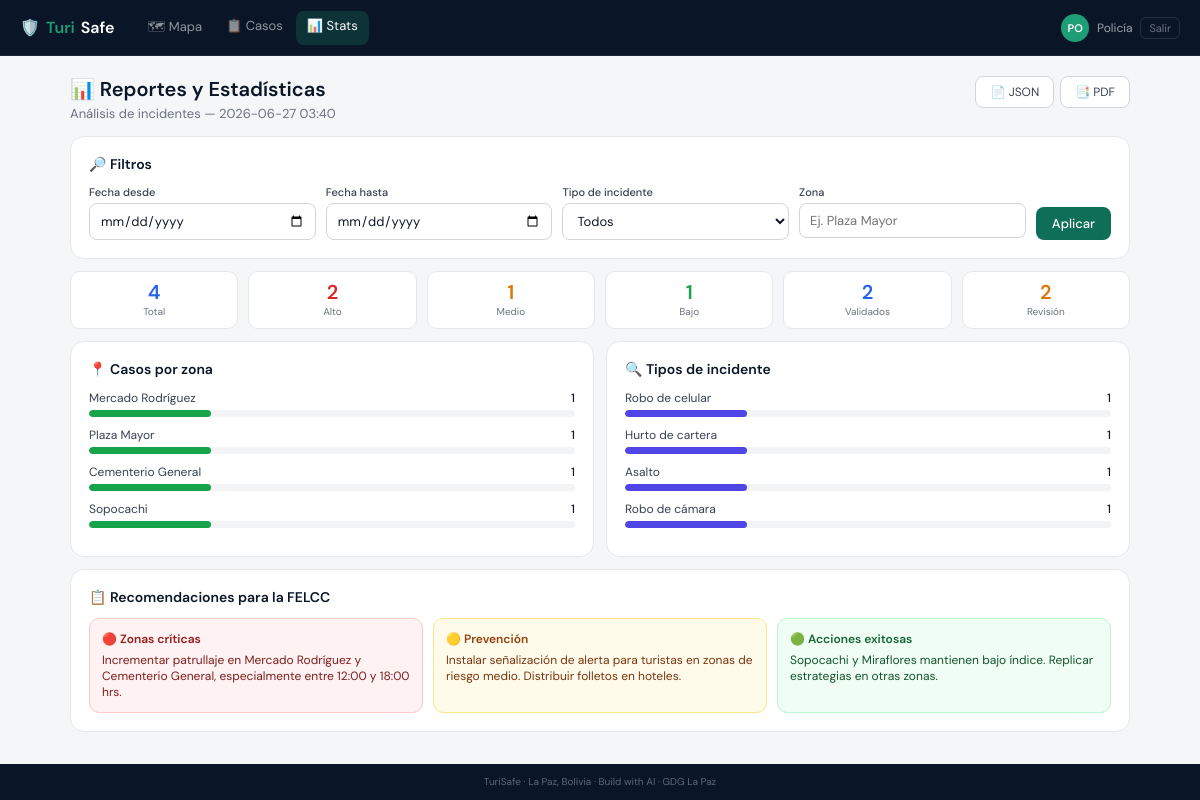
Screenshot of /estadisticas (signed in) with the database file from the repository.
### tables this page shows
CREATE TABLE casos (
            id           INTEGER PRIMARY KEY AUTOINCREMENT,
            tipo         TEXT    NOT NULL,
            zona         TEXT    NOT NULL,
            lat          REAL    NOT NULL DEFAULT -16.5,
            lng          REAL    NOT NULL DEFAULT -68.15,
            descripcion  TEXT,
            fecha        TEXT    NOT NULL,
            hora         TEXT,
            nivel_riesgo TEXT    NOT NULL DEFAULT 'medio',
            nacionalidad TEXT,
            estado       TEXT    NOT NULL DEFAULT 'revision',
            reportado_por INTEGER REFERENCES usuarios(id)
        );

### app.py (the view)
@app.route("/estadisticas", methods=["GET","POST"])
def estadisticas():
    if "usuario" not in session:
        return redirect(url_for("login"))
    if session["usuario"]["rol"] == "turista":
        return redirect(url_for("mapa"))
    filtros = {
        "fecha_desde": request.values.get("fecha_desde","").strip(),
        "fecha_hasta": request.values.get("fecha_hasta","").strip(),
        "tipo":        request.values.get("tipo","").strip(),
        "zona":        request.values.get("zona","").strip(),
    }
    error = None
    no_data_message = None
    conn = get_db()
    try:
        if filtros["fecha_desde"] and filtros["fecha_hasta"] and filtros["fecha_desde"] > filtros["fecha_hasta"]:
            raise ValueError("El rango de fechas es incorrecto.")
        casos = filter_casos_db(conn, filtros)
    except ValueError as e:
        error = str(e)
        casos = rows_to_list(conn.execute("SELECT * FROM casos").fetchall())
    stats = {
        "total":       len(casos),
        "alto":        sum(1 for c in casos if c["nivel_riesgo"] == "alto"),
        "medio":       sum(1 for c in casos if c["nivel_riesgo"] == "medio"),
        "bajo":        sum(1 for c in casos if c["nivel_riesgo"] == "bajo"),
        "validados":   sum(1 for c in casos if c["estado"] == "validado"),
        "en_revision": sum(1 for c in casos if c["estado"] == "revision"),
    }
    por_zona = {}
    for c in casos:
        por_zona[c["zona"]] = por_zona.get(c["zona"], 0) + 1
    por_zona = sorted(por_zona.items(), key=lambda x: x[1], reverse=True)
    por_tipo = {}
    for c in casos:
        por_tipo[c["tipo"]] = por_tipo.get(c["tipo"], 0) + 1
    por_tipo = sorted(por_tipo.items(), key=lambda x: x[1], reverse=True)
    conn.close()
    if not error and len(casos) == 0 and any(filtros.values()):
        no_data_message = "No existen datos para los criterios seleccionados."
    return render_template("estadisticas.html",
        stats=stats, por_zona=por_zona, por_tipo=por_tipo,
        user=session["usuario"], filtros=filtros,
        error=error, no_data_message=no_data_message,
        now=datetime.now().strftime("%Y-%m-%d %H:%M"))

### app.py (called while the page is built)
def get_db():
    os.makedirs("data", exist_ok=True)
    conn = sqlite3.connect(DB_FILE)
    conn.row_factory = sqlite3.Row
    return conn

def rows_to_list(rows):
    return [dict(r) for r in rows]

def filter_casos_db(conn, filtros):
    query  = "SELECT * FROM casos WHERE 1=1"
    params = []
    if filtros.get("fecha_desde"):
        query += " AND fecha >= ?"; params.append(filtros["fecha_desde"])
    if filtros.get("fecha_hasta"):
        query += " AND fecha <= ?"; params.append(filtros["fecha_hasta"])
    if filtros.get("tipo"):
        query += " AND tipo = ?";   params.append(filtros["tipo"])
    if filtros.get("zona"):
        query += " AND zona LIKE ?"; params.append(f"%{filtros['zona']}%")
    return rows_to_list(conn.execute(query, params).fetchall())

### templates/estadisticas.html (shortened to what this page needs)
{% extends "base.html" %}
{% set active = 'estadisticas' %}
{% block content %}
<div class="est-header">
  <div class="page-header" style="margin:0">
    <h1>📊 Reportes y Estadísticas</h1>
    <p>Análisis de incidentes — {{ now if now else "Mayo 2026" }}</p>
  </div>
  <div class="est-btns">
    <a href="{{ url_for('exportar', formato='json', fecha_desde=filtros.fecha_desde, fecha_hasta=filtros.fecha_hasta, tipo=filtros.tipo, zona=filtros.zona) }}" class="btn-secondary" target="_blank">📄 JSON</a>
    <a href="{{ url_for('exportar', formato='pdf', fecha_desde=filtros.fecha_desde, fecha_hasta=filtros.fecha_hasta, tipo=filtros.tipo, zona=filtros.zona) }}" class="btn-secondary">📑 PDF</a>
  </div>
</div>
<div class="card">
  <h2>🔎 Filtros</h2>
  <form method="get" action="/estadisticas" class="filtros-form">
    <div class="form-group" style="margin:0">
      <label>Fecha desde</label>
      <input type="date" name="fecha_desde" value="{{ filtros.fecha_desde }}">
    </div>
    <div class="form-group" style="margin:0">
      <label>Fecha hasta</label>
      <input type="date" name="fecha_hasta" value="{{ filtros.fecha_hasta }}">
    </div>
    <div class="form-group" style="margin:0">
      <label>Tipo de incidente</label>
      <select name="tipo">
        <option value="">Todos</option>
      </select>
    </div>
    <div class="form-group" style="margin:0">
      <label>Zona</label>
      <input type="text" name="zona" value="{{ filtros.zona }}" placeholder="Ej. Plaza Mayor">
    </div>
    <button type="submit" class="btn-primary" style="align-self:end;white-space:nowrap">Aplicar</button>
  </form>
</div>
<div class="stats-grid">
  <div class="stat blue"><div class="num">{{ stats.total }}</div><div class="lbl">Total</div></div>
  <div class="stat red"><div class="num">{{ stats.alto }}</div><div class="lbl">Alto</div></div>
  <div class="stat amber"><div class="num">{{ stats.medio }}</div><div class="lbl">Medio</div></div>
  <div class="stat green"><div class="num">{{ stats.bajo }}</div><div class="lbl">Bajo</div></div>
  <div class="stat blue"><div class="num">{{ stats.validados }}</div><div class="lbl">Validados</div></div>
  <div class="stat amber"><div class="num">{{ stats.en_revision }}</div><div class="lbl">Revisión</div></div>
</div>
<div class="charts-grid">
  <div class="card" style="margin:0">
    <h2>📍 Casos por zona</h2>
    {% for zona, cantidad in por_zona %}
    {% set pct = (cantidad / stats.total * 100)|int if stats.total > 0 else 0 %}
    <div style="margin-bottom:10px">
      <div style="display:flex;justify-content:space-between;font-size:12px;margin-bottom:4px">
        <span style="color:#374151">{{ zona }}</span>
        <span style="font-weight:500;color:#111827">{{ cantidad }}</span>
      </div>
      <div style="background:#f3f4f6;border-radius:4px;height:7px;overflow:hidden">
        <div style="width:{{ pct }}%;height:100%;background:{% if pct > 50 %}#dc2626{% elif pct > 25 %}#d97706{% else %}#16a34a{% endif %};border-radius:4px"></div>
      </div>
    </div>
    {% endfor %}
  </div>
  <div class="card" style="margin:0">
    <h2>🔍 Tipos de incidente</h2>
    {% for tipo, cantidad in por_tipo %}
    {% set pct = (cantidad / stats.total * 100)|int if stats.total > 0 else 0 %}
    <div style="margin-bottom:10px">
      <div style="display:flex;justify-content:space-between;font-size:12px;margin-bottom:4px">
        <span style="color:#374151">{{ tipo }}</span>
        <span style="font-weight:500;color:#111827">{{ cantidad }}</span>
      </div>
      <div style="background:#f3f4f6;border-radius:4px;height:7px;overflow:hidden">
        <div style="width:{{ pct }}%;height:100%;background:#4f46e5;border-radius:4px"></div>
      </div>
    </div>
    {% endfor %}
  </div>
</div>
<div class="card" style="margin-top:12px">
  <h2>📋 Recomendaciones para la FELCC</h2>
  <div class="recom-grid">
    <div class="recom-item" style="background:#fef2f2;border-color:#fecaca">
      <div style="font-weight:600;color:#991b1b;margin-bottom:5px">🔴 Zonas críticas</div>
      <div style="color:#7f1d1d">Incrementar patrullaje en Mercado Rodríguez y Cementerio General, especialmente entre 12:00 y 18:00 hrs.</div>
    </div>
    <div class="recom-item" style="background:#fffbeb;border-color:#fde68a">
      <div style="font-weight:600;color:#92400e;margin-bottom:5px">🟡 Prevención</div>
      <div style="color:#78350f">Instalar señalización de alerta para turistas en zonas de riesgo medio. Distribuir folletos en hoteles.</div>
    </div>
    <div class="recom-item" style="background:#f0fdf4;border-color:#bbf7d0">
      <div style="font-weight:600;color:#166534;margin-bottom:5px">🟢 Acciones exitosas</div>
      <div style="color:#14532d">Sopocachi y Miraflores mantienen bajo índice. Replicar estrategias en otras zonas.</div>
    </div>
  </div>
</div>
{% endblock %}

### templates/base.html (style rules this page uses)
* { box-sizing:border-box;margin:0;padding:0 }
body { font-family:'DM Sans',sans-serif;background:#f4f6f8;min-height:100vh;display:flex;flex-direction:column }
.page-header { margin-bottom:14px }
.page-header h1 { font-size:17px;font-weight:600;color:#0a1628;margin-bottom:3px }
.page-header p { font-size:12px;color:#6b7280 }
.card { background:#fff;border:1px solid #e5e7eb;border-radius:12px;padding:14px;margin-bottom:12px }
.card h2 { font-size:14px;font-weight:600;color:#0a1628;margin-bottom:12px;display:flex;align-items:center;gap:8px }
.stats-grid { display:grid;grid-template-columns:repeat(3,1fr);gap:8px;margin-bottom:12px }
.stat { background:#fff;border:1px solid #e5e7eb;border-radius:10px;padding:10px 6px;text-align:center }
.stat .num { font-size:20px;font-weight:600;line-height:1 }
.stat .lbl { font-size:10px;color:#6b7280;margin-top:3px }
.stat.red .num { color:#dc2626 }
.stat.amber .num { color:#d97706 }
.stat.green .num { color:#16a34a }
.stat.blue .num { color:#2563eb }
.form-group { margin-bottom:10px }
.form-group label { display:block;font-size:11px;color:#374151;font-weight:500;margin-bottom:4px }
.form-group input,.form-group select,.form-group textarea { width:100%;border:1px solid #d1d5db;border-radius:8px;padding:8px 10px;font-size:13px;font-family:'DM Sans',sans-serif;outline:none;transition:border .2s;color:#111827;background:#fff }
.btn-primary { background:#0F6E56;color:#fff;border:none;border-radius:8px;padding:8px 16px;font-size:13px;font-weight:500;cursor:pointer;font-family:'DM Sans',sans-serif;transition:background .15s;text-decoration:none;display:inline-block }
.btn-secondary { background:#fff;color:#374151;border:1px solid #d1d5db;border-radius:8px;padding:7px 14px;font-size:12px;cursor:pointer;font-family:'DM Sans',sans-serif;transition:all .15s;text-decoration:none;display:inline-block }
@media (min-width:640px) { .page-header h1 { font-size:20px } }
@media (min-width:640px) { .page-header p { font-size:13px } }
@media (min-width:640px) { .card { padding:18px;border-radius:14px } }
@media (min-width:640px) { .stats-grid { grid-template-columns:repeat(auto-fit,minmax(120px,1fr));gap:10px } }

### templates/estadisticas.html (style rules this page uses)
.est-header { display:flex;align-items:flex-start;justify-content:space-between;gap:10px;flex-wrap:wrap;margin-bottom:14px }
.est-btns { display:flex;gap:6px;flex-wrap:wrap;flex-shrink:0 }
.filtros-form { display:grid;gap:10px;grid-template-columns:1fr }
.charts-grid { display:grid;grid-template-columns:1fr;gap:12px }
.recom-grid { display:grid;grid-template-columns:1fr;gap:10px;font-size:12px }
.recom-item { border-radius:10px;padding:12px;border:1px solid }
@media (min-width:540px) { .filtros-form { grid-template-columns:1fr 1fr } }
@media (min-width:700px) { .filtros-form { grid-template-columns:repeat(4,1fr) auto } }
@media (min-width:700px) { .charts-grid { grid-template-columns:1fr 1fr } }
@media (min-width:700px) { .recom-grid { grid-template-columns:repeat(3,1fr) } }

### rows the page displays
casos: zona "Mercado Rodríguez", id "1", {{ pct }} 25 (drawn), tipo "Robo de celular"
casos: zona "Plaza Mayor", cantidad "1", {{ pct }} 25 (drawn), tipo "Hurto de cartera"
casos: zona "Cementerio General", cantidad "1", {{ pct }} 25 (drawn), tipo "Asalto"
casos: zona "Sopocachi", cantidad "1", {{ pct }} 25 (drawn), tipo "Robo de cámara"

### other values shown
{{ user.nombre[:2].upper() }} "PO"
{{ user.nombre.split()[0] }} "Policía"
{{ stats.total }} "4"
{{ stats.alto }} "2"
{{ stats.medio }} "1"
{{ stats.bajo }} "1"
{{ stats.validados }} "2"
{{ stats.en_revision }} "2"
